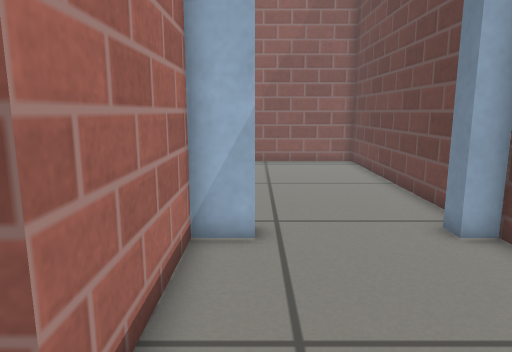
[1] (above)

16 first-person views from a walk through a world built for the Gazebo simulator. The camera is 0.55 m above the floor, tilts 10° down and sees 70° across. The floor is counted in squares, 0.2 m on a side. Each view is taken from the middle of a square. On the plan, view 1 faces up. The plan holds only what a view shows up to about 20 squares ahead; the rest is blank. Robots are left out. Gazebo's built-in surfaces are drawn with simple patterns.

[2]
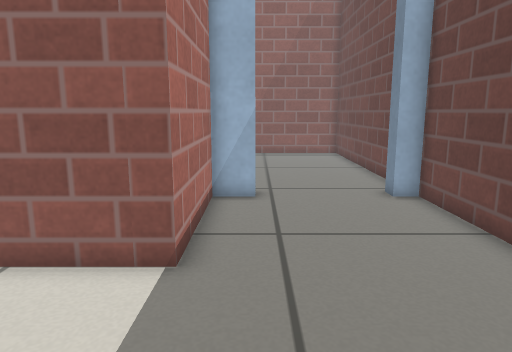

[3]
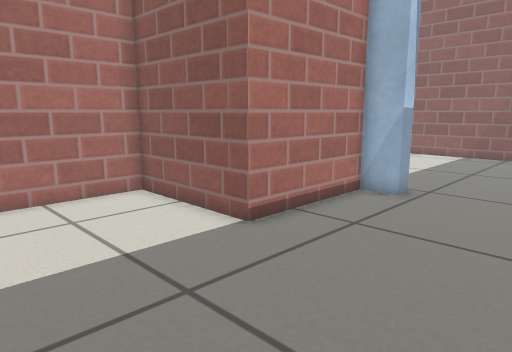

[4]
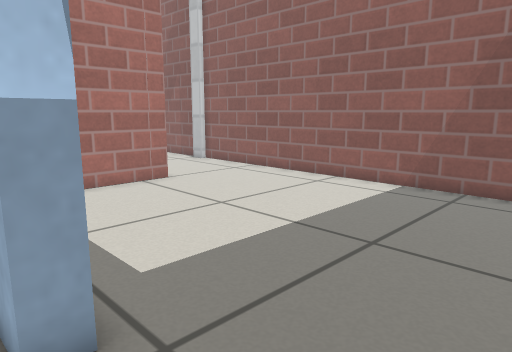

[5]
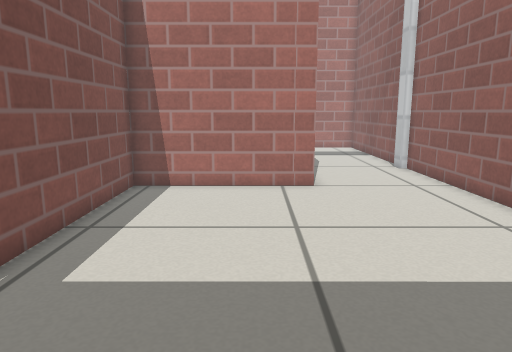

[6]
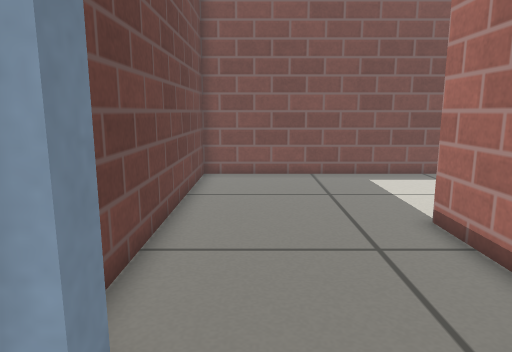

[7]
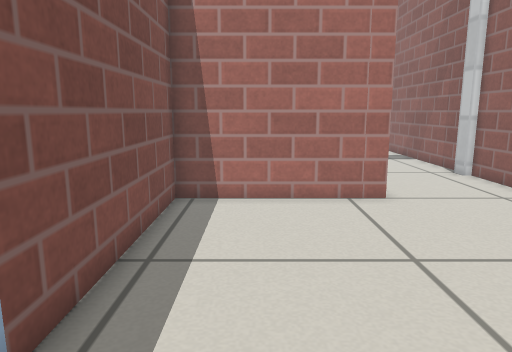

[8]
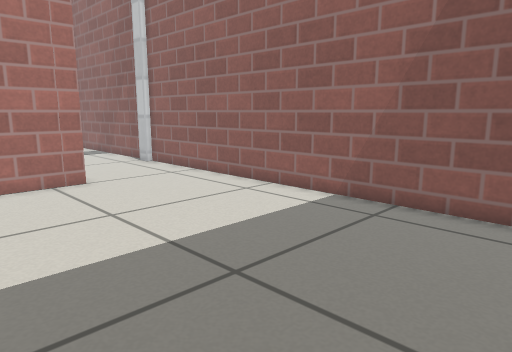

[9]
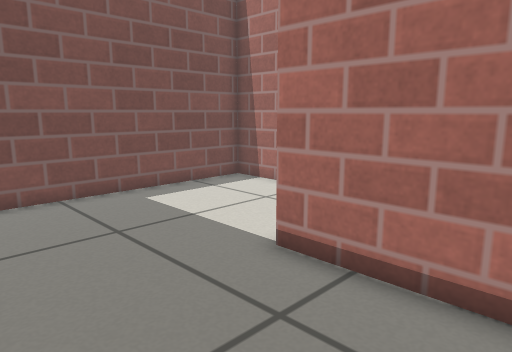

[10]
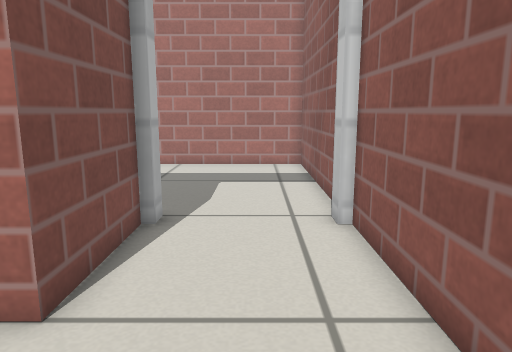

[11]
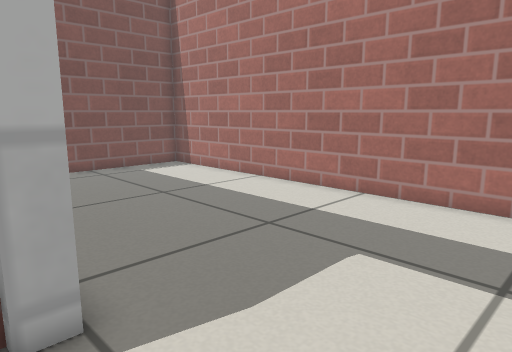

[12]
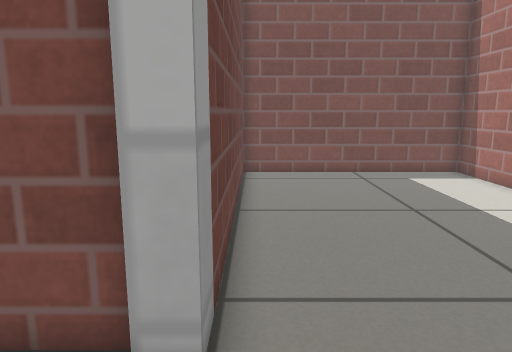

[13]
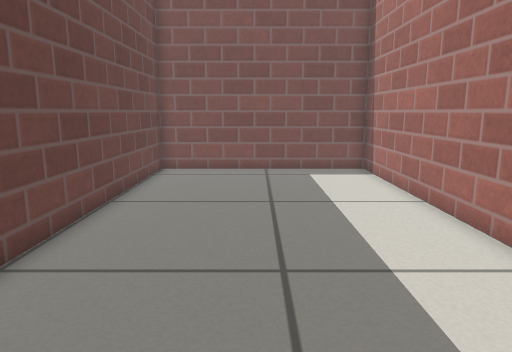

[14]
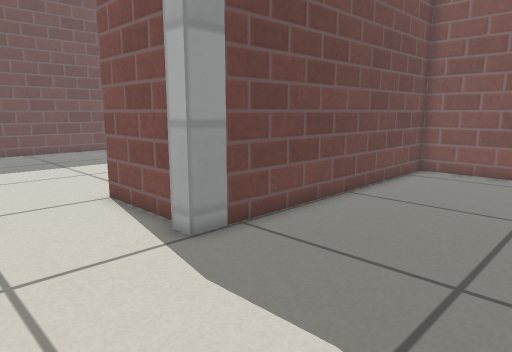

[15]
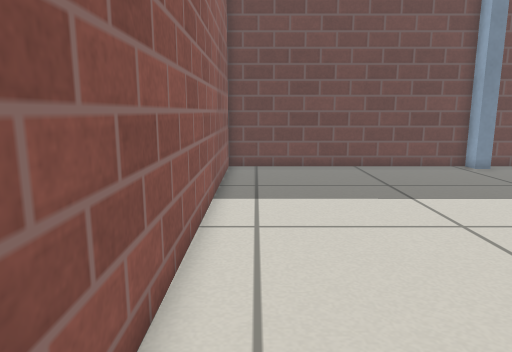

[16]
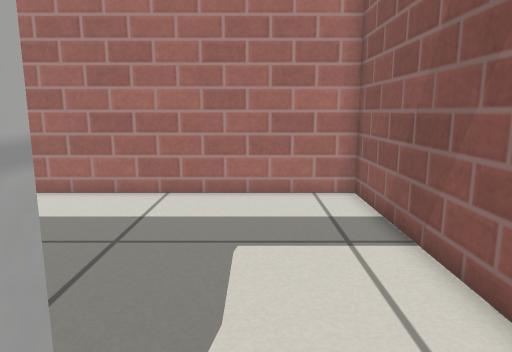

### Floor plan
Points are (right, up) in squares from view 1. A wall is a line through its corners. A room is listed if a view was taken in it or the views show most of it. See-through windows are left out.
Room 1 (views 1, 2, 3, 4, 9)
walls: (0, 7.7) (-1.4, 7.7) (-1.4, 2.2) (-6.9, 2.2) (-6.9, -5.1) (5.3, -5.1) (5.3, 7.7) (4.5, 7.7)
ways out: open door at (2, 8) to room 2
Room 2 (views 5, 6, 7, 8, 10, 11, 15, 16)
walls: (4.5, 8.4) (5.3, 8.4) (5.4, 20.4) (-13.7, 20.4) (-13.7, 20); (-13.7, 15.2) (-9.4, 15.2) (-9.4, 8.4) (-1.3, 8.4)
ways out: open door at (2, 8) to room 1; open door at (-14, 18) to room 3
Room 3 (views 12, 13, 14)
walls: (-15, 20.4) (-24.2, 20.4) (-24.2, 2.5) (-14.4, 2.5) (-14.4, 15.5)
ways out: open door at (-14, 18) to room 2

Positions as (right, up) in squares from view 1, and headings:
1: (0, 0), facing up
2: (0, -4), facing up
3: (5, -4), facing up-left
4: (4, 7), facing up-left
5: (4, 13), facing left
6: (3, 11), facing down
7: (2, 11), facing left
8: (5, 10), facing up-left
9: (4, 7), facing down-left
10: (-5, 18), facing left
11: (-13, 20), facing down-left
12: (-15, 19), facing down
13: (-19, 20), facing down
14: (-21, 20), facing down-right
15: (-13, 19), facing right
16: (-12, 17), facing left
